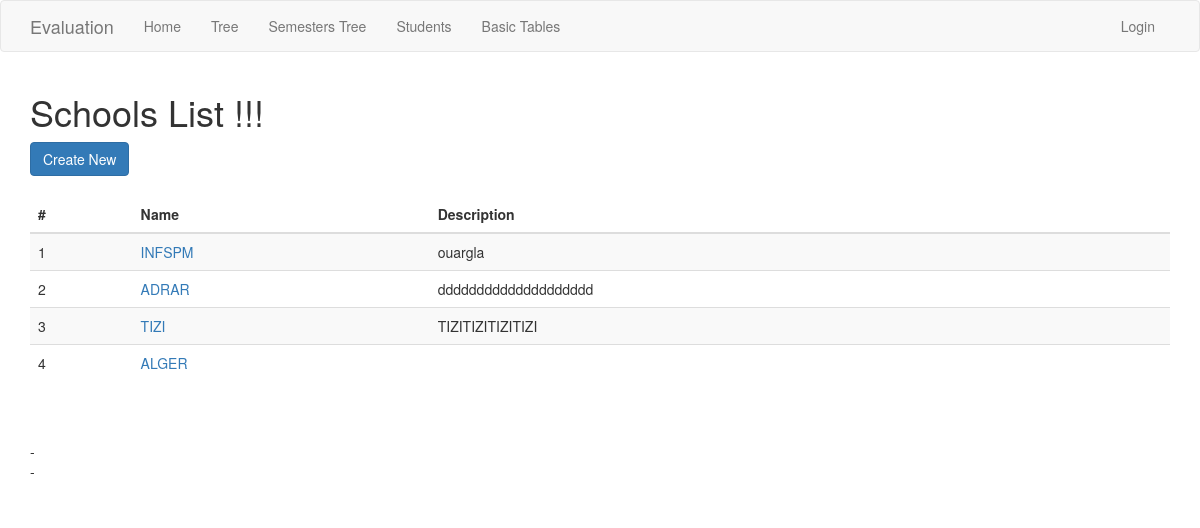
Before: /school/ with the older database file.
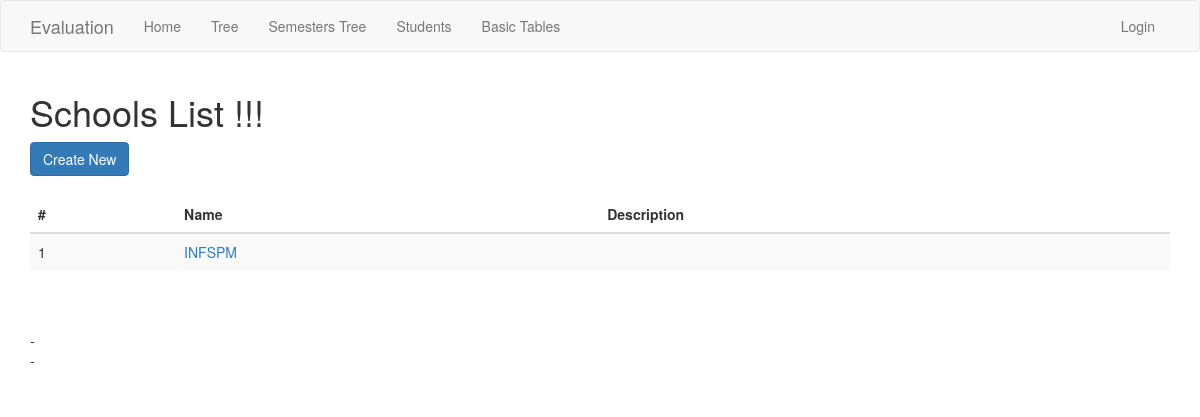
After: the same page with the newer database file.
### app/models.py (models this page shows, shortened)
class School(db.Model):
    id = db.Column(db.Integer, primary_key=True)
    name = db.Column(db.String(100), index=True, unique=True)
    description = db.Column(db.String(150))
    branches = db.relationship('Branch', backref='school')

### app/routesBT.py (the view)
@app.route('/school/')
@register_breadcrumb(app, '.basic.school', 'Schools')
def school_index():
    schools = School.query.all()
    return render_template('basic-forms/school/index.html', title='Schools List', schools=schools)

### app/templates/basic-forms/school/index.html (shortened to what this page needs)
{% extends "base.html" %}
{% block app_content %}
  <h1>Schools List !!!</h1>
  <div>
      <a class="btn btn-primary" href="{{ url_for('school_create') }}">Create New</a>
  </div>
  <div>
    <table class="table table-striped">
      <thead>
        <tr>
          <th scope="col">#</th>
          <th scope="col">Name</th>
          <th scope="col">Description</th>
        </tr>
      </thead>
      <tbody>
      {% for school in schools %}
        <tr>
          <td>{{loop.index}}</td>
          <td><a href="{{ url_for('school_view', id=school.id) }}">{{ school.name }}</a></td>
          <td>{{ school.description | replace("None", "") }}</td>
        </tr>
      {% endfor %}
      </tbody>
    </table>
    - </br>
    - </br>
  </div>
{% endblock %}

Changed rows visible on the page:
removed School: name "ADRAR", description "dddddddddddddddddddd"
removed School: name "TIZI", description "TIZITIZITIZITIZI"
removed School: name "ALGER"
changed School "INFSPM": description "ouargla" → (not shown)
